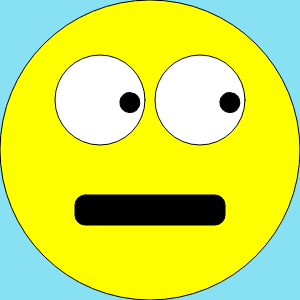
Frame 1 (no input)
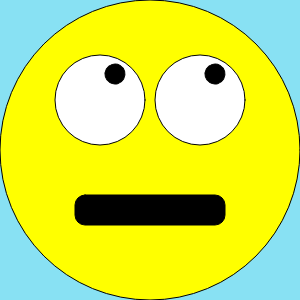
Frame 60 (no input)
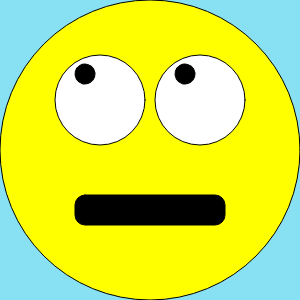
Frame 120 (the mouse pressed at the canvas centre since frame 60)

The p5.js sketch that drew these frames (run headless with seeded random() and noise() and a simulated clock; from frame 60 on, the mouse is pressed at the canvas centre):

// p5.js sketch
// ── sketch.js
function setup() {
  createCanvas(300, 300);
}

function draw() {
  background(136, 225, 243);
  angleMode(DEGREES);
  
  fill(255,255,0);
  ellipse(150,150,300);
  eye(100,100);
  
  eye(200,100);
  fill(0);
  rectMode(CENTER);
  rect(150,210,150,30,10);
  
  
}


function eye(x,y){
  push();
  translate(x,y);
  
  fill(255);
  ellipse(0,0,90);
  
  fill(0);
  rotate(frameCount*5);
  //line(0,0,0,100);
  ellipse(30,0,20);
  pop();
}
